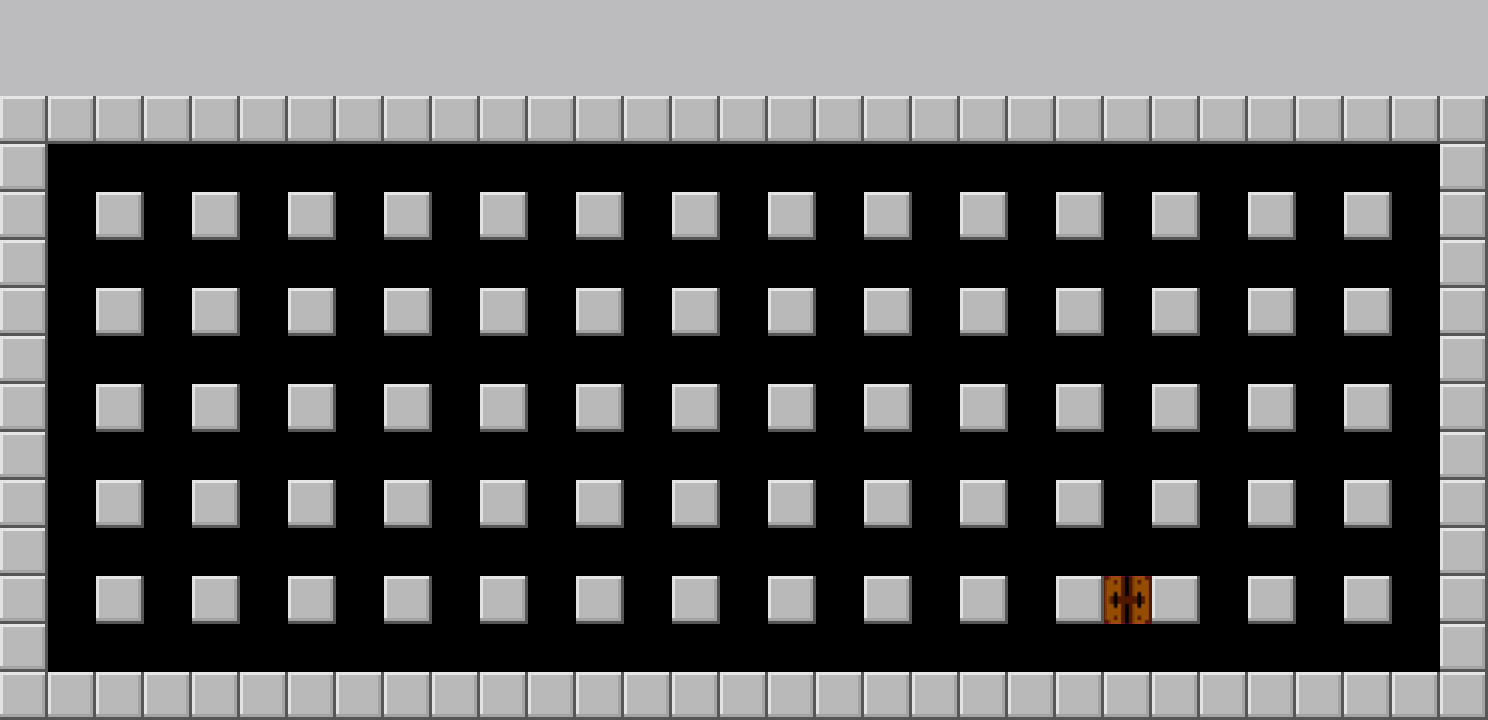

This game map was drawn from its Tiled (.tmx) file and the tilesets committed beside it. A one-line description and the trimmed map source follow:
An orthogonal 31x15 tile map with 48x48 px tiles, 1 tile layer (Tile Layer 1) and 145 objects (74x wall, 58x brick, 2x enemy1, 2x enemy2, 2x enemy3, ...).

<map version="1.5" tiledversion="1.7.2" orientation="orthogonal" renderorder="right-down" width="31" height="15" tilewidth="48" tileheight="48" infinite="0" nextlayerid="3" nextobjectid="168">
 <tileset firstgid="1" name="classic" tilewidth="48" tileheight="48" tilecount="256" columns="16">
  <image source="classic.png" width="768" height="768" />
 </tileset>
 <layer id="1" name="Tile Layer 1" width="31" height="15">
  <data>[465 cells, 217 non-empty, 4 distinct tile ids]</data>
 </layer>
 <objectgroup id="2" name="Object Layer 1">
  <object id="1" type="wall" x="0" y="96" width="1488" height="48" />
  <object id="2" type="wall" x="0" y="144" width="48" height="576" />
  <object id="3" type="wall" x="48" y="672" width="1440" height="48" />
  <object id="5" type="wall" x="1440" y="144" width="48" height="528" />
  <object id="6" type="player" x="48" y="144" width="45" height="45" />
  <object id="7" type="enemy1" x="963" y="147" width="42" height="42" />
  <object id="8" type="wall" x="96" y="192" width="48" height="48" />
  <object id="9" type="wall" x="192" y="192" width="48" height="48" />
  <object id="10" type="wall" x="288" y="192" width="48" height="48" />
  <object id="11" type="wall" x="384" y="192" width="48" height="48" />
  <object id="12" type="wall" x="480" y="192" width="48" height="48" />
  <object id="13" type="wall" x="576" y="192" width="48" height="48" />
  <object id="14" type="wall" x="672" y="192" width="48" height="48" />
  <object id="15" type="wall" x="768" y="192" width="48" height="48" />
  <object id="16" type="wall" x="864" y="192" width="48" height="48" />
  <object id="17" type="wall" x="960" y="192" width="48" height="48" />
  <object id="18" type="wall" x="1056" y="192" width="48" height="48" />
  <object id="19" type="wall" x="1152" y="192" width="48" height="48" />
  <object id="20" type="wall" x="96" y="288" width="48" height="48" />
  <object id="21" type="wall" x="192" y="288" width="48" height="48" />
  <object id="22" type="wall" x="288" y="288" width="48" height="48" />
  <object id="23" type="wall" x="384" y="288" width="48" height="48" />
  <object id="24" type="wall" x="480" y="288" width="48" height="48" />
  <object id="25" type="wall" x="576" y="288" width="48" height="48" />
  <object id="26" type="wall" x="672" y="288" width="48" height="48" />
  <object id="27" type="wall" x="768" y="288" width="48" height="48" />
  <object id="28" type="wall" x="864" y="288" width="48" height="48" />
  <object id="29" type="wall" x="960" y="288" width="48" height="48" />
  <object id="30" type="wall" x="1056" y="288" width="48" height="48" />
  <object id="31" type="wall" x="1152" y="288" width="48" height="48" />
  <object id="32" type="wall" x="96" y="384" width="48" height="48" />
  <object id="33" type="wall" x="192" y="384" width="48" height="48" />
  <object id="34" type="wall" x="288" y="384" width="48" height="48" />
  <object id="35" type="wall" x="384" y="384" width="48" height="48" />
  <object id="36" type="wall" x="480" y="384" width="48" height="48" />
  <object id="37" type="wall" x="576" y="384" width="48" height="48" />
  <object id="38" type="wall" x="672" y="384" width="48" height="48" />
  <object id="39" type="wall" x="768" y="384" width="48" height="48" />
  <object id="40" type="wall" x="864" y="384" width="48" height="48" />
  <object id="41" type="wall" x="960" y="384" width="48" height="48" />
  <object id="42" type="wall" x="1056" y="384" width="48" height="48" />
  <object id="43" type="wall" x="1152" y="384" width="48" height="48" />
  <object id="44" type="wall" x="96" y="480" width="48" height="48" />
  <object id="45" type="wall" x="96" y="576" width="48" height="48" />
  <object id="46" type="wall" x="192" y="480" width="48" height="48" />
  <object id="47" type="wall" x="288" y="480" width="48" height="48" />
  <object id="50" type="wall" x="384" y="480" width="48" height="48" />
  <object id="51" type="wall" x="480" y="480" width="48" height="48" />
  <object id="52" type="wall" x="576" y="480" width="48" height="48" />
  <object id="53" type="wall" x="672" y="480" width="48" height="48" />
  <object id="54" type="wall" x="768" y="480" width="48" height="48" />
  <object id="55" type="wall" x="864" y="480" width="48" height="48" />
  <object id="56" type="wall" x="960" y="480" width="48" height="48" />
  <object id="57" type="wall" x="1056" y="480" width="48" height="48" />
  <object id="58" type="wall" x="1152" y="480" width="48" height="48" />
  <object id="59" type="wall" x="1154" y="576" width="46" height="48" />
  <object id="60" type="wall" x="1056" y="576" width="46" height="48" />
  <object id="61" type="wall" x="960" y="576" width="48" height="48" />
  <object id="62" type="wall" x="864" y="576" width="48" height="48" />
  <object id="63" type="wall" x="768" y="576" width="48" height="48" />
  <object id="64" type="wall" x="672" y="576" width="48" height="48" />
  <object id="65" type="wall" x="576" y="576" width="48" height="48" />
  <object id="66" type="wall" x="480" y="576" width="48" height="48" />
  <object id="67" type="wall" x="384" y="576" width="48" height="48" />
  <object id="68" type="wall" x="288" y="576" width="48" height="48" />
  <object id="69" type="wall" x="192" y="576" width="48" height="48" />
  <object id="70" type="enemy2" x="676.333" y="340.333" width="42" height="42" />
  <object id="71" type="enemy1" x="627.667" y="580.333" width="42" height="42" />
  <object id="72" type="enemy3" x="1204.33" y="386.333" width="42" height="42" />
  <object id="73" type="brick" x="144" y="192" width="48" height="48" />
  <object id="74" type="brick" x="192" y="240" width="48" height="48" />
  <object id="76" type="brick" x="144" y="288" width="48" height="48" />
  <object id="77" type="brick" x="288" y="240" width="48" height="48" />
  <object id="78" type="brick" x="288" y="336" width="48" height="48" />
  <object id="79" type="brick" x="336" y="192" width="48" height="48" />
  <object id="80" type="brick" x="336" y="144" width="48" height="48" />
  <object id="81" type="brick" x="1104" y="192" width="48" height="48" />
  <object id="82" type="brick" x="768" y="432" width="48" height="48" />
  <object id="83" type="brick" x="816" y="384" width="48" height="48" />
  <object id="84" type="brick" x="768" y="336" width="48" height="48" />
  <object id="85" type="brick" x="1056" y="240" width="48" height="48" />
  <object id="86" type="brick" x="1152" y="240" width="48" height="48" />
  <object id="89" type="powerup_speed" x="388" y="628.666" width="40" height="40" />
  <object id="91" type="powerup_bombs" x="772.667" y="340" width="40" height="40" />
  <object id="93" type="wall" x="1248" y="192" width="48" height="48" />
  <object id="94" type="wall" x="1248" y="288" width="48" height="48" />
  <object id="95" type="wall" x="1248" y="384" width="48" height="48" />
  <object id="96" type="wall" x="1248" y="480" width="48" height="48" />
  <object id="97" type="wall" x="1248" y="576" width="48" height="48" />
  <object id="98" type="brick" x="1056" y="432" width="48" height="48" />
  <object id="99" type="brick" x="960" y="432" width="48" height="48" />
  <object id="100" type="brick" x="1008" y="336" width="48" height="48" />
  <object id="101" type="brick" x="912" y="528" width="48" height="48" />
  <object id="103" type="brick" x="960" y="528" width="48" height="48" />
  <object id="104" type="wall" x="1344" y="192" width="48" height="48" />
  <object id="105" type="wall" x="1344" y="288" width="48" height="48" />
  <object id="106" type="wall" x="1344" y="384" width="48" height="48" />
  <object id="107" type="wall" x="1344" y="480" width="48" height="48" />
  <object id="108" type="wall" x="1344" y="576" width="48" height="48" />
  <object id="109" type="brick" x="1392" y="192" width="48" height="48" />
  </objectgroup>
</map>
<!-- 45 of 145 objects omitted -->